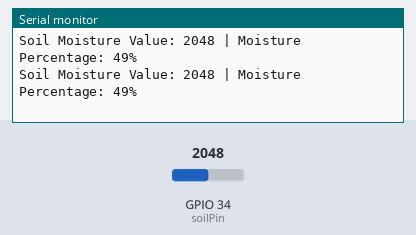
This sketch was run on a simulated ESP32. On the bench: the last lines printed to the serial monitor. Inputs (shaded band) come from the test bench; at power-on: GPIO 34 (soilPin) = 2048.

Above: at 1.8 s.
1.9 s: GPIO 34 (soilPin) set to 2866
At 2.8 s:
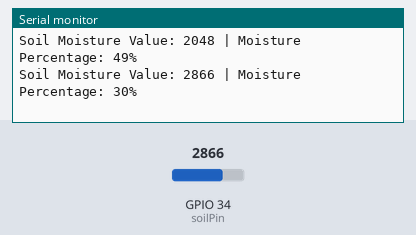
3.4 s: GPIO 34 (soilPin) set to 3603
At 4.5 s:
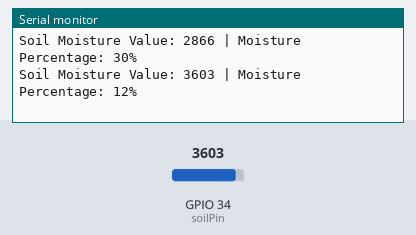
Timing chart, 0 to 6.4 s (numbered marks = the images above; inputs shaded):
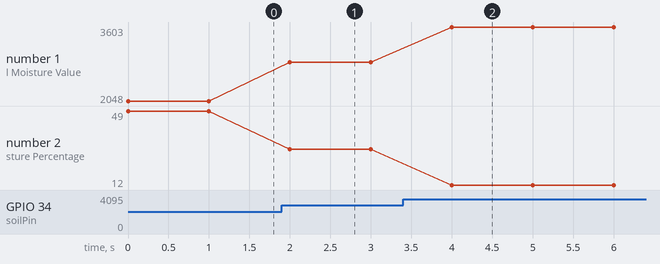

The sketch:

soil_moisture.ino
```cpp
// Define the GPIO pin where the soil sensor is connected
const int soilPin = 34; // GPIO 34 (Analog pin)

void setup() {
  // Initialize Serial Monitor
  Serial.begin(9600);
  // Configure the analog pin as input
  pinMode(soilPin, INPUT);
}

void loop() {
  // Read the analog value from the soil moisture sensor
  int soilValue = analogRead(soilPin);

  // Map the analog reading to a percentage (0-100%)
  int moisturePercent = map(soilValue, 4095, 0, 0, 100);

  // Print the sensor value and percentage
  Serial.print("Soil Moisture Value: ");
  Serial.print(soilValue);
  Serial.print(" | Moisture Percentage: ");
  Serial.print(moisturePercent);
  Serial.println("%");

  // Delay for 1 second before taking the next reading
  delay(1000);
}
```

Measured:
- after the input at 1.9 s, the serial monitor: prints a new line after 0.10 s (image 1)
- after the input at 3.4 s, the serial monitor: prints a new line after 0.60 s (image 2)
- plotted number 1: 2048 → 2866 after the input at 1.9 s, 2866 → 3603 after the input at 3.4 s
- plotted number 2: 49 → 30 after the input at 1.9 s, 30 → 12 after the input at 3.4 s
